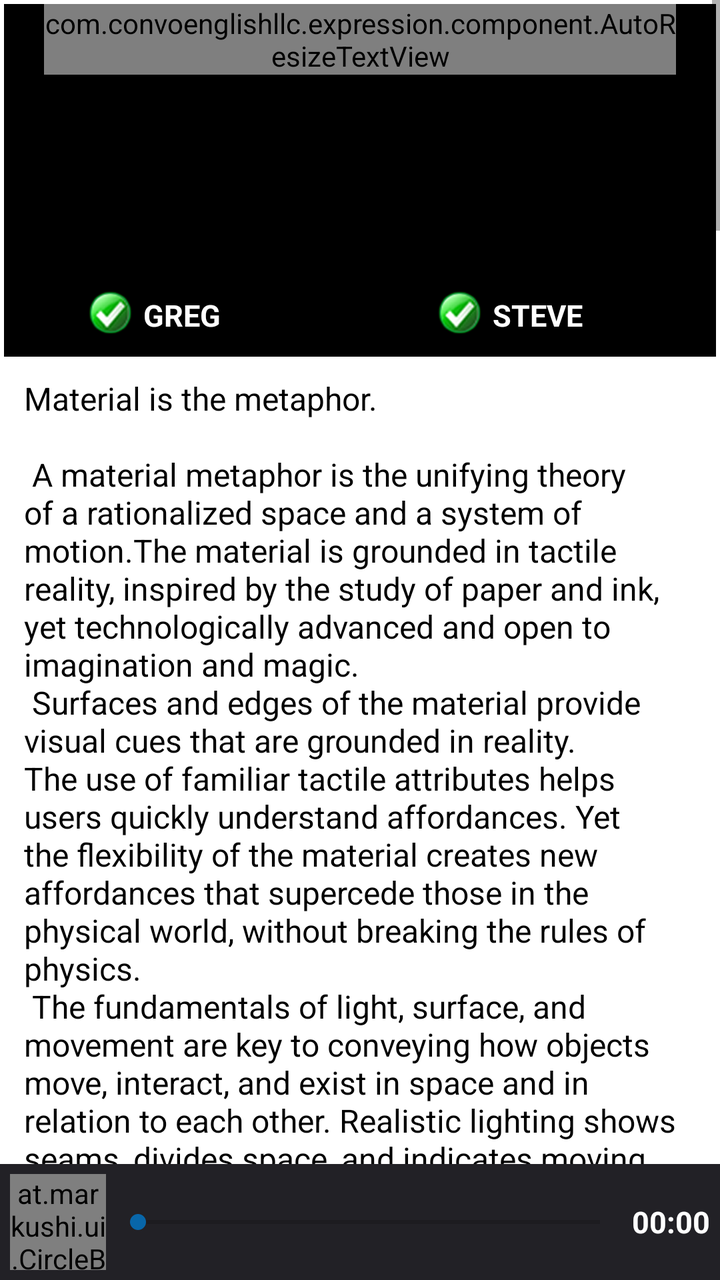
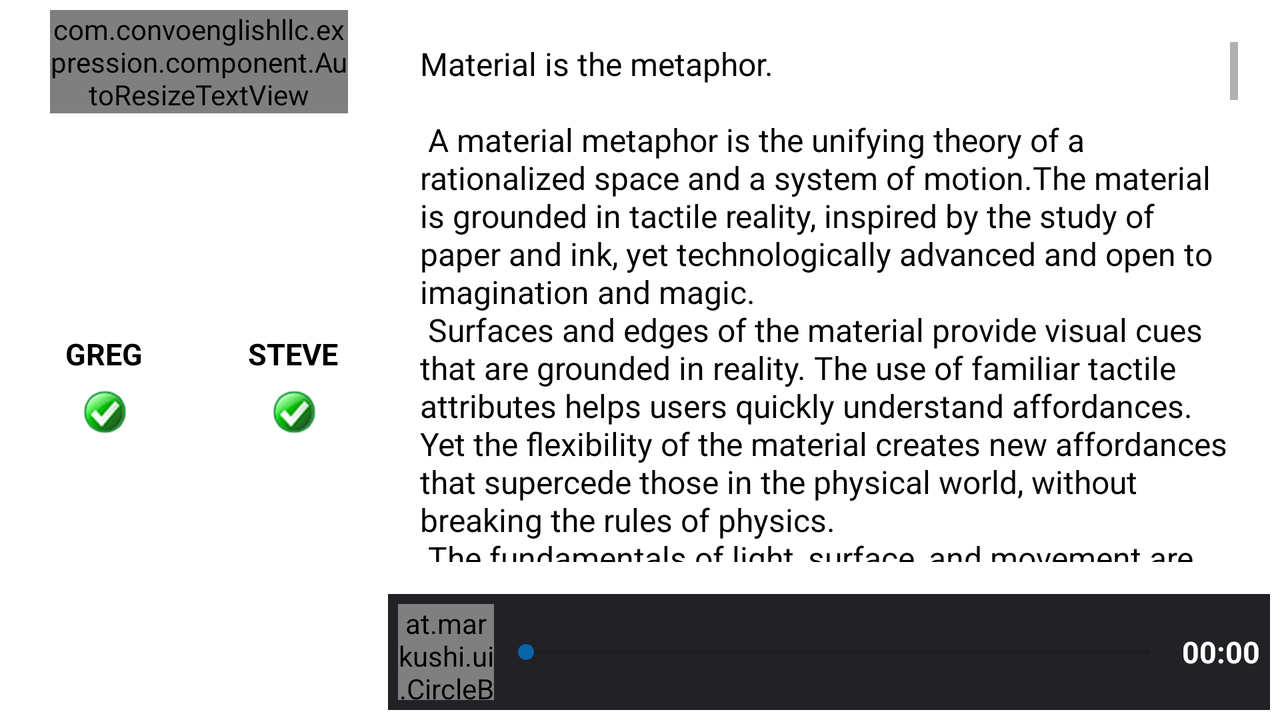

One screen, two layout resources from the same app: the default and the repository's alternative for another configuration. Each is rendered where Android would select it; the XML of both is given below.
<!-- AndroidManifest.xml: application theme AppTheme -->
<!-- res/layout/fragment_lesson_practice.xml -->
<?xml version="1.0" encoding="utf-8"?>
<RelativeLayout xmlns:android="http://schemas.android.com/apk/res/android"
    android:layout_width="match_parent"
    android:layout_height="match_parent">

    <ScrollView
        android:layout_width="fill_parent"
        android:layout_height="match_parent"
        android:layout_above="@+id/frm_player"
        android:layout_alignParentTop="true">
        <LinearLayout
            android:layout_width="fill_parent"
            android:layout_height="match_parent"
            android:orientation="vertical"
            android:padding="2dp">
            <LinearLayout
                android:layout_width="match_parent"
                android:layout_height="wrap_content"
                android:background="@color/colorBlack">
                <include layout="@layout/container_choose_partner_top"/>
            </LinearLayout>
            <LinearLayout
                android:layout_width="match_parent"
                android:layout_height="wrap_content">
                <include layout="@layout/container_dialog"/>
            </LinearLayout>

        </LinearLayout>
    </ScrollView>
    <RelativeLayout
        android:id="@+id/frm_player"
        android:layout_width="fill_parent"
        android:layout_height="wrap_content"
        android:layout_alignParentBottom="true">
        <LinearLayout
            android:layout_width="match_parent"
            android:layout_height="wrap_content"
            android:orientation="horizontal"
            android:background="@color/colorBottomTab">
            <include layout="@layout/container_play_panel" />
        </LinearLayout>
    </RelativeLayout>

    <ImageView
        android:layout_width="@dimen/button_size_small"
        android:layout_height="@dimen/button_size_small"
        android:src="@mipmap/ic_checked"
        android:id="@+id/ui_animate"
        android:visibility="invisible"
        android:layout_marginTop="2dp" />
</RelativeLayout>
<!-- res/layout/container_choose_partner_top.xml (included above) -->
<?xml version="1.0" encoding="utf-8"?>
<LinearLayout
    android:layout_width="match_parent"
    android:layout_height="wrap_content"
    android:orientation="vertical"
    xmlns:android="http://schemas.android.com/apk/res/android">
        <com.convoenglishllc.expression.component.AutoResizeTextView
            android:id="@+id/ui_partner_title"
            android:layout_width="match_parent"
            android:layout_height="wrap_content"
            android:layout_marginLeft="20dp"
            android:layout_marginRight="20dp"
            android:layout_marginBottom="10dp"
            android:maxLines="2"
            android:textColor="#FFFFFF"
            android:textSize="@dimen/choose_partner_title_size"
            android:textStyle="bold"
            android:text="Who do you want to be?"/>
        <LinearLayout
            android:layout_width="match_parent"
            android:layout_height="wrap_content"
            android:layout_marginBottom="10dp">
            <RelativeLayout
                android:layout_weight="1"
                android:layout_width="0dp"
                android:layout_height="wrap_content"
                android:orientation="vertical"
                android:id="@+id/ui_first_panel">
                <ImageView
                    android:layout_width="@dimen/choose_partner_width"
                    android:layout_height="@dimen/choose_partner_height"
                    android:src="@mipmap/ic_launcher"
                    android:layout_gravity="center_horizontal"
                    android:layout_alignParentTop="true"
                    android:layout_centerHorizontal="true"
                    android:id="@+id/ui_first_image" />
                <TextView
                    android:layout_width="wrap_content"
                    android:layout_height="wrap_content"
                    android:layout_gravity="center_horizontal"
                    android:textAlignment="center"
                    android:textColor="#FFFFFF"
                    android:textSize="@dimen/text_header3"
                    android:textStyle="bold"
                    android:text="GREG"
                    android:id="@+id/ui_first_name"
                    android:layout_below="@+id/ui_first_image"
                    android:layout_centerHorizontal="true"
                    android:layout_marginTop="10dp" />
                <ImageView
                    android:layout_width="@dimen/button_size_small"
                    android:layout_height="@dimen/button_size_small"
                    android:layout_marginRight="5dp"
                    android:src="@mipmap/ic_checked"
                    android:id="@+id/ui_first_check"
                    android:layout_below="@+id/ui_first_image"
                    android:layout_toStartOf="@+id/ui_first_name"
                    android:layout_marginTop="7dp"/>
            </RelativeLayout>

            <RelativeLayout
                android:layout_weight="1"
                android:layout_width="0dp"
                android:layout_height="match_parent"
                android:orientation="vertical"
                android:id="@+id/ui_second_panel">
                <ImageView
                    android:layout_width="@dimen/choose_partner_width"
                    android:layout_height="@dimen/choose_partner_height"
                    android:src="@mipmap/ic_launcher"
                    android:layout_gravity="center_horizontal"
                    android:layout_alignParentTop="true"
                    android:layout_centerHorizontal="true"
                    android:id="@+id/ui_second_image" />
                <TextView
                    android:layout_width="wrap_content"
                    android:layout_height="wrap_content"
                    android:layout_gravity="center_horizontal"
                    android:textAlignment="center"
                    android:textColor="#FFFFFF"
                    android:textSize="@dimen/text_header3"
                    android:textStyle="bold"
                    android:text="STEVE"
                    android:id="@+id/ui_second_name"
                    android:layout_below="@+id/ui_second_image"
                    android:layout_centerHorizontal="true"
                    android:layout_marginTop="10dp" />
                <ImageView
                    android:layout_width="@dimen/button_size_small"
                    android:layout_height="@dimen/button_size_small"
                    android:layout_marginRight="5dp"
                    android:src="@mipmap/ic_checked"
                    android:id="@+id/ui_second_check"
                    android:layout_below="@+id/ui_second_image"
                    android:layout_toStartOf="@+id/ui_second_name"
                    android:layout_marginTop="7dp"/>
            </RelativeLayout>
        </LinearLayout>
    </LinearLayout>
<!-- res/layout/container_dialog.xml (included above) -->
<?xml version="1.0" encoding="utf-8"?>
<LinearLayout
    android:layout_width="match_parent"
    android:layout_height="wrap_content"
    android:orientation="vertical"
    android:layout_alignParentTop="true"
    android:layout_alignParentStart="true"
    android:padding="10dp"
    xmlns:android="http://schemas.android.com/apk/res/android">
        <ScrollView
            android:layout_width="fill_parent"
            android:layout_height="wrap_content">
            <TextView
                android:id="@+id/ui_dialog"
                android:layout_width="wrap_content"
                android:layout_height="wrap_content"
                android:textSize="@dimen/dialog_text_size"
                android:text="@string/large_text"
                android:textColor="@android:color/black"/>
        </ScrollView>
    </LinearLayout>
<!-- res/layout/container_play_panel.xml (included above) -->
<?xml version="1.0" encoding="utf-8"?>
<FrameLayout xmlns:android="http://schemas.android.com/apk/res/android"
    xmlns:app="http://schemas.android.com/apk/res-auto"
    android:layout_width="match_parent" android:layout_height="wrap_content">
    <RelativeLayout
        android:id="@+id/play_panel"
        android:layout_width="fill_parent"
        android:layout_height="wrap_content"
        android:layout_alignParentBottom="true"
        android:padding="5dp">
        <at.markushi.ui.CircleButton
            android:id="@+id/ui_play"
            android:layout_width="@dimen/button_size_medium"
            android:layout_height="@dimen/button_size_medium"
            android:src="@drawable/ic_action_audio_play"
            app:cb_color="@color/darkBlue"
            app:cb_pressedRingWidth="3dip"
            android:gravity="center_horizontal"/>
        <SeekBar
            android:id="@+id/ui_seek_bar"
            android:layout_width="match_parent"
            android:layout_height="wrap_content"
            android:layout_toEndOf="@+id/ui_play"
            android:layout_toStartOf="@+id/ui_current_duration"
            android:thumb="@drawable/seek_ball"
            android:layout_centerVertical="true"/>
        <TextView
            android:id="@+id/ui_current_duration"
            android:layout_width="wrap_content"
            android:layout_height="wrap_content"
            android:textStyle="bold"
            android:textSize="@dimen/text_normal"
            android:text="00:00"
            android:textColor="@color/colorWhite"
            android:layout_centerVertical="true"
            android:layout_alignParentEnd="true" />
    </RelativeLayout>
</FrameLayout>
<!-- resources referenced by this layout -->
<resources>
  <color name="colorBlack">#000000</color>
  <color name="colorBottomTab">#222126</color>
  <color name="colorWhite">#FFFFFF</color>
  <color name="darkBlue">#0866A9</color>
  <dimen name="button_size_medium">48dp</dimen>
  <dimen name="button_size_small">24dp</dimen>
  <dimen name="choose_partner_height">90dp</dimen>
  <dimen name="choose_partner_title_size">@dimen/text_header2</dimen>
  <dimen name="choose_partner_width">120dp</dimen>
  <dimen name="dialog_text_size">16dp</dimen>
  <dimen name="text_header3">15sp</dimen>
  <dimen name="text_normal">15sp</dimen>
  <dimen name="text_header2">16sp</dimen>
  <color name="mediumBlue">#619FD6</color>
</resources>
<!-- res/layout-land/fragment_lesson_practice.xml (the repository's variant of the layout above) -->
<!-- drawn on the phone turned sideways -->
<?xml version="1.0" encoding="utf-8"?>
<RelativeLayout xmlns:android="http://schemas.android.com/apk/res/android"
    android:layout_width="match_parent"
    android:layout_height="match_parent"
    android:padding="5dp">
    <LinearLayout
        android:layout_width="match_parent"
        android:layout_height="match_parent"
        android:orientation="horizontal">
        <LinearLayout
            android:layout_weight="3"
            android:layout_width="0dp"
            android:layout_height="match_parent"
            android:orientation="vertical">
            <include layout="@layout/container_choose_partner_left"/>
        </LinearLayout>
        <RelativeLayout
            android:layout_weight="7"
            android:layout_width="0dp"
            android:layout_height="match_parent">
            <LinearLayout
                android:id="@+id/dialog"
                android:layout_alignParentTop="true"
                android:layout_width="match_parent"
                android:layout_height="match_parent"
                android:layout_above="@+id/player"
                android:layout_margin="3dp"
                android:padding="3dp">
                <include layout="@layout/container_dialog"
                    android:layout_height="match_parent"
                    android:layout_width="match_parent" />
            </LinearLayout>
            <LinearLayout
                android:id="@+id/player"
                android:layout_width="match_parent"
                android:layout_height="wrap_content"
                android:orientation="horizontal"
                android:layout_alignParentBottom="true"
                android:background="@color/colorBottomTab">
                <include layout="@layout/container_play_panel" />
            </LinearLayout>
        </RelativeLayout>
    </LinearLayout>
    <ImageView
        android:layout_width="@dimen/button_size_small"
        android:layout_height="@dimen/button_size_small"
        android:src="@mipmap/ic_checked"
        android:id="@+id/ui_animate"
        android:visibility="invisible"
        android:layout_marginTop="2dp" />
</RelativeLayout>
<!-- res/layout/container_choose_partner_left.xml (included above) -->
<?xml version="1.0" encoding="utf-8"?>
<LinearLayout
    android:layout_width="match_parent"
    android:layout_height="wrap_content"
    android:orientation="vertical"
    xmlns:android="http://schemas.android.com/apk/res/android">
        <com.convoenglishllc.expression.component.AutoResizeTextView
            android:id="@+id/ui_partner_title"
            android:layout_width="match_parent"
            android:layout_height="wrap_content"
            android:layout_marginLeft="20dp"
            android:layout_marginRight="20dp"
            android:layout_marginBottom="10dp"
            android:maxLines="2"
            android:textColor="#000000"
            android:textSize="@dimen/choose_partner_title_size"
            android:text="Choose Practice Partner"/>
        <LinearLayout
            android:layout_width="match_parent"
            android:layout_height="wrap_content"
            android:layout_marginBottom="10dp">
            <RelativeLayout
                android:layout_weight="1"
                android:layout_width="0dp"
                android:layout_height="wrap_content"
                android:orientation="vertical"
                android:id="@+id/ui_first_panel">
                <ImageView
                    android:layout_width="@dimen/choose_partner_width"
                    android:layout_height="@dimen/choose_partner_height"
                    android:src="@mipmap/ic_launcher"
                    android:layout_gravity="center_horizontal"
                    android:layout_alignParentTop="true"
                    android:layout_centerHorizontal="true"
                    android:id="@+id/ui_first_image" />
                <TextView
                    android:layout_width="wrap_content"
                    android:layout_height="wrap_content"
                    android:layout_gravity="center_horizontal"
                    android:textAlignment="center"
                    android:textColor="#000000"
                    android:textSize="@dimen/text_header3"
                    android:textStyle="bold"
                    android:text="GREG"
                    android:id="@+id/ui_first_name"
                    android:layout_below="@+id/ui_first_image"
                    android:layout_centerHorizontal="true"
                    android:layout_marginTop="10dp" />
                <ImageView
                    android:layout_width="@dimen/button_size_small"
                    android:layout_height="@dimen/button_size_small"
                    android:src="@mipmap/ic_checked"
                    android:id="@+id/ui_first_check"
                    android:layout_below="@+id/ui_first_name"
                    android:layout_centerHorizontal="true"
                    android:layout_marginTop="7dp"/>
            </RelativeLayout>

            <RelativeLayout
                android:layout_weight="1"
                android:layout_width="0dp"
                android:layout_height="match_parent"
                android:orientation="vertical"
                android:id="@+id/ui_second_panel">
                <ImageView
                    android:layout_width="@dimen/choose_partner_width"
                    android:layout_height="@dimen/choose_partner_height"
                    android:src="@mipmap/ic_launcher"
                    android:layout_gravity="center_horizontal"
                    android:layout_alignParentTop="true"
                    android:layout_centerHorizontal="true"
                    android:id="@+id/ui_second_image" />
                <TextView
                    android:layout_width="wrap_content"
                    android:layout_height="wrap_content"
                    android:layout_gravity="center_horizontal"
                    android:textAlignment="center"
                    android:textColor="#000000"
                    android:textSize="@dimen/text_header3"
                    android:textStyle="bold"
                    android:text="STEVE"
                    android:id="@+id/ui_second_name"
                    android:layout_below="@+id/ui_second_image"
                    android:layout_centerHorizontal="true"
                    android:layout_marginTop="10dp" />
                <ImageView
                    android:layout_width="@dimen/button_size_small"
                    android:layout_height="@dimen/button_size_small"
                    android:src="@mipmap/ic_checked"
                    android:id="@+id/ui_second_check"
                    android:layout_below="@+id/ui_second_name"
                    android:layout_centerHorizontal="true"
                    android:layout_marginTop="7dp"/>
            </RelativeLayout>
        </LinearLayout>
    </LinearLayout>
<!-- resources referenced by the variant -->
<!-- as the phone turned sideways resolves them -->
<resources>
  <color name="colorBottomTab">#222126</color>
  <color name="colorWhite">#FFFFFF</color>
  <color name="darkBlue">#0866A9</color>
  <dimen name="button_size_medium">48dp</dimen>
  <dimen name="button_size_small">24dp</dimen>
  <dimen name="choose_partner_height">90dp</dimen>
  <dimen name="choose_partner_title_size">@dimen/text_header2</dimen>
  <dimen name="choose_partner_width">120dp</dimen>
  <dimen name="dialog_text_size">16dp</dimen>
  <dimen name="text_header3">15sp</dimen>
  <dimen name="text_normal">15sp</dimen>
  <dimen name="text_header2">16sp</dimen>
  <color name="mediumBlue">#619FD6</color>
</resources>
